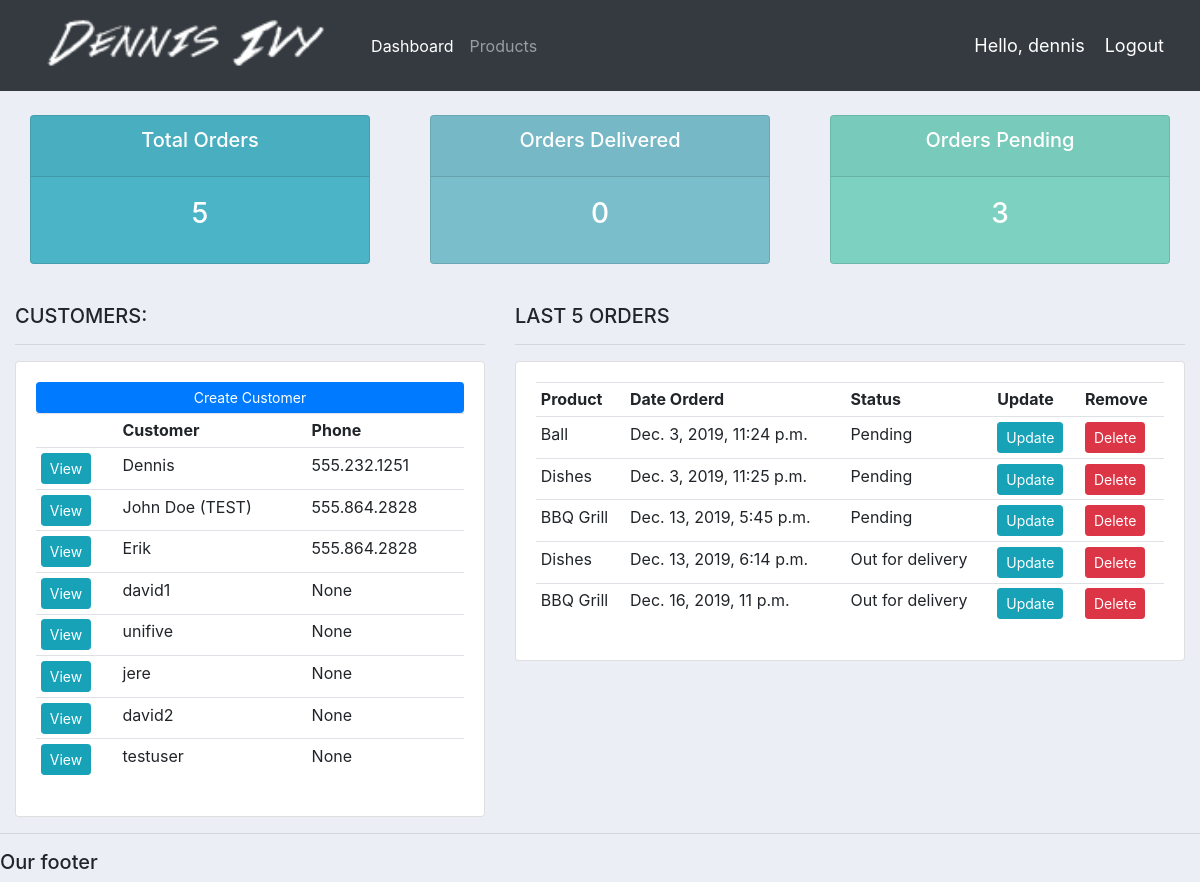
The app's page / (signed in) with its own data.
### accounts/models.py (models this page shows, shortened)
class Customer(models.Model):
	user = models.OneToOneField(User, null=True, blank=True, on_delete=models.CASCADE)
	name = models.CharField(max_length=200, null=True)
	phone = models.CharField(max_length=200, null=True)
	email = models.CharField(max_length=200, null=True)
	profile_pic = models.ImageField(default="profile1.png", null=True, blank=True)
	date_created = models.DateTimeField(auto_now_add=True, null=True)

class Order(models.Model):
	STATUS = (
			('Pending', 'Pending'),
			('Out for delivery', 'Out for delivery'),
			('Delivered', 'Delivered'),
			)
	customer = models.ForeignKey(Customer, null=True, on_delete= models.SET_NULL)
	product = models.ForeignKey(Product, null=True, on_delete= models.SET_NULL)
	date_created = models.DateTimeField(auto_now_add=True, null=True)
	status = models.CharField(max_length=200, null=True, choices=STATUS)
	note = models.CharField(max_length=1000, null=True)

class Product(models.Model):
	CATEGORY = (
			('Indoor', 'Indoor'),
			('Out Door', 'Out Door'),
			)
	name = models.CharField(max_length=200, null=True)
	price = models.FloatField(null=True)
	category = models.CharField(max_length=200, null=True, choices=CATEGORY)
	description = models.CharField(max_length=200, null=True, blank=True)
	date_created = models.DateTimeField(auto_now_add=True, null=True)
	tags = models.ManyToManyField(Tag)
	def __str__(self):
		return self.name

### accounts/decorators.py (the view)
	def wrapper_function(request, *args, **kwargs):
		group = None
		if request.user.groups.exists():
			group = request.user.groups.all()[0].name
		if group == 'customer':
			return redirect('user-page')
		if group == 'admin':
			return view_func(request, *args, **kwargs)

### accounts/views.py (called while the page is built)
@login_required(login_url='login')
@admin_only
def home(request):
	orders = Order.objects.all()
	customers = Customer.objects.all()
	total_customers = customers.count()
	total_orders = orders.count()
	delivered = orders.filter(status='Delivered').count()
	pending = orders.filter(status='Pending').count()
	context = {'orders':orders, 'customers':customers,
	'total_orders':total_orders,'delivered':delivered,
	'pending':pending }
	return render(request, 'accounts/dashboard.html', context)

### accounts/templates/accounts/dashboard.html
{%  extends 'accounts/main.html' %}
{% block content %}
{%  include 'accounts/status.html' %}
<br>
<div class="row">
	<div class="col-md-5">
		<h5>CUSTOMERS:</h5>
		<hr>
		<div class="card card-body">
			<a class="btn btn-primary  btn-sm btn-block" href="">Create Customer</a>
			<table class="table table-sm">
				<tr>
					<th></th>
					<th>Customer</th>
					<th>Phone</th>
				</tr>
				{% for customer in customers %}
					<tr>
						<td><a class="btn btn-sm btn-info" href="{% url 'customer' customer.id %}">View</a></td>
						<td>{{customer.name}}</td>
						<td>{{customer.phone}}</td>
					</tr>
				{% endfor %}
			</table>
		</div>
	</div>
	<div class="col-md-7">
		<h5>LAST 5 ORDERS</h5>
		<hr>
		<div class="card card-body">
			<table class="table table-sm">
				<tr>
					<th>Product</th>
					<th>Date Orderd</th>
					<th>Status</th>
					<th>Update</th>
					<th>Remove</th>
				</tr>
				{% for order in orders %}
					<tr>
						<td>{{order.product}}</td>
						<td>{{order.date_created}}</td>
						<td>{{order.status}}</td>
						<td><a class="btn btn-sm btn-info" href="{% url 'update_order' order.id %}">Update</a></td>
						<td><a class="btn btn-sm btn-danger" href="{% url 'delete_order' order.id %}">Delete</a></td>
					</tr>
				{% endfor %}
			</table>
		</div>
	</div>
</div>
{% endblock %}

### accounts/templates/accounts/main.html (shortened to what this page needs)
{% load static %}
<!DOCTYPE html>
<html>
<head>
	<link rel="stylesheet" href="https://stackpath.bootstrapcdn.com/bootstrap/4.3.1/css/bootstrap.min.css">
	<link rel="stylesheet" type="text/css" href="{% static '/css/main.css' %}">
</head>
<body>
	{%  include 'accounts/navbar.html' %}
	<div class="container-fluid">
	{% block content %}
	{% endblock %}
    </div>
	<hr>
	<h5>Our footer</h5>
</body>
</html>

### accounts/templates/accounts/navbar.html (shortened to what this page needs)
{% load static %}
<nav class="navbar navbar-expand-lg navbar-dark bg-dark">
 <img src="{% static 'images/logo.png' %}" id="logo">
  <div class="collapse navbar-collapse" id="navbarNav">
    <ul class="navbar-nav">
      {% if request.user.is_staff %}
      <li class="nav-item active">
        <a class="nav-link" href="{% url 'home' %}">Dashboard</a>
      </li>
      <li class="nav-item">
        <a class="nav-link" href="{% url 'products' %}">Products</a>
      </li>
      {% else %}
      <li class="nav-item">
        <a class="nav-link" href="{% url 'account' %}">Settings</a>
      </li>
      {% endif %}
    </ul>
  </div>
  <span class="hello-msg">Hello, {{ request.user }}</span>
  <span><a class="hello-msg" href="{% url 'logout' %}">Logout</a></span>
</nav>

### accounts/templates/accounts/status.html
<br>
<div class="row">
	<div class="col">
		<div class="col-md">
			<div class="card text-center text-white  mb-3" id="total-orders">
			  	<div class="card-header">
			  		<h5 class="card-title">Total Orders</h5>
			  	</div>
			  	<div class="card-body">
			    	<h3 class="card-title">{{total_orders}}</h3>
			  	</div>
			</div>
		</div>
	</div>
	<div class="col">
		<div class="col-md">
			<div class="card text-center text-white  mb-3" id="orders-delivered">
			  	<div class="card-header">
			  		<h5 class="card-title">Orders Delivered</h5>
			  	</div>
			  	<div class="card-body">
			    	<h3 class="card-title">{{delivered}}</h3>
			  	</div>
			</div>
		</div>
	</div>
	<div class="col">
		<div class="col-md">
			<div class="card text-center text-white  mb-3" id="orders-pending">
			  	<div class="card-header">
			  		<h5 class="card-title">Orders Pending</h5>
			  	</div>
			  	<div class="card-body">
			    	<h3 class="card-title">{{pending}}</h3>
			  	</div>
			</div>
		</div>
	</div>
</div>

### static/css/main.css (style rules this page uses)
#logo { height: 75px; border-radius: 25px; }
body { background-color: #ebeff5; }
#total-orders { background-color: #4cb4c7; }
#orders-delivered { background-color: #7abecc; }
#orders-pending { background-color: #7CD1C0; }

### accounts/templates/accounts/navbar.html (style rules this page uses)
.hello-msg { font-size: 18px; color: #fff; margin-right: 20px; }

### records on screen
Customer: name "Dennis", phone "555.232.1251"
Customer: name "John Doe (TEST)", phone "555.864.2828"
Customer: name "Erik", phone "555.864.2828"
Customer: name "david1", phone "None"
Customer: name "unifive", phone "None"
Customer: name "jere", phone "None"
Customer: name "david2", phone "None"
Customer: name "testuser", phone "None"
Order: product "Ball", date_created "Dec. 3, 2019, 11:24 p.m.", status "Pending"
Order: product "Dishes", date_created "Dec. 3, 2019, 11:25 p.m.", status "Pending"
Order: product "BBQ Grill", date_created "Dec. 13, 2019, 5:45 p.m.", status "Pending"
Order: product "Dishes", date_created "Dec. 13, 2019, 6:14 p.m.", status "Out for delivery"
Order: product "BBQ Grill", date_created "Dec. 16, 2019, 11 p.m.", status "Out for delivery"

### other values on screen
{{ request.user }} "dennis"
{{ total_orders }} "5"
{{ delivered }} "0"
{{ pending }} "3"
